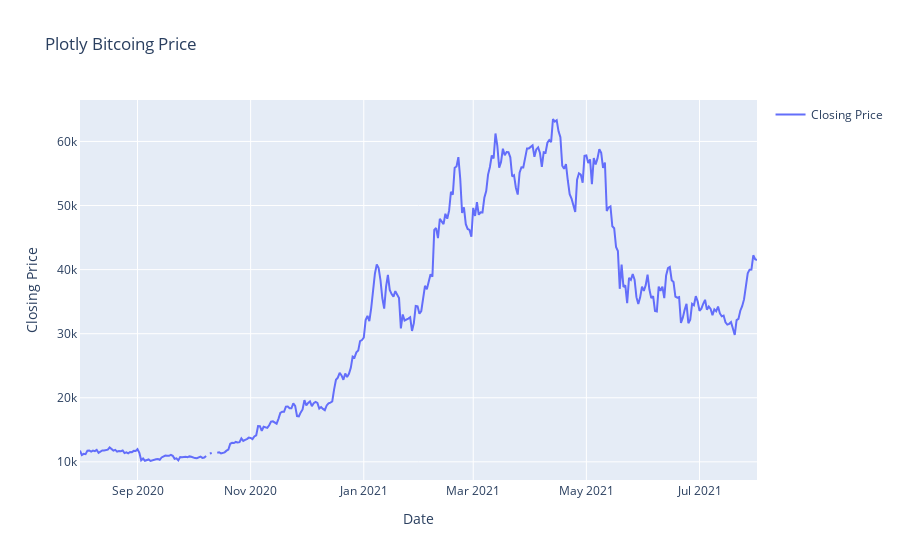

Notebook source saved alongside this figure:
### Code cell
# Plotly

fig_2 = go.Figure()
fig_2.add_trace(go.Scatter(x=df_1.index, y=df_1['Close'], mode='lines', name='Closing Price'))
fig_2.update_layout(xaxis=dict(showgrid=True, showline=True, showticklabels=True), 
                    yaxis=dict(showgrid=True, showline=True, showticklabels=True), 
                    showlegend=True,
                    xaxis_title='Date',
                    yaxis_title='Closing Price',
                    title='Plotly Bitcoing Price')

### Figure 1 — Plotly figure (JSON) as saved in the notebook; plotly's stock layout.template omitted (floating-point values rounded to 4 significant figures; data arrays with more than 128 entries replaced by an {"elided": "..."} marker saying what was removed)
{"data": [{"mode": "lines", "name": "Closing Price", "type": "scatter", "x": {"elided": "366 str values"}, "y": {"elided": "366 float values"}}], "layout": {"showlegend": true, "title": {"text": "Plotly Bitcoing Price"}, "xaxis": {"showgrid": true, "showline": true, "showticklabels": true, "title": {"text": "Date"}}, "yaxis": {"showgrid": true, "showline": true, "showticklabels": true, "title": {"text": "Closing Price"}}}}
